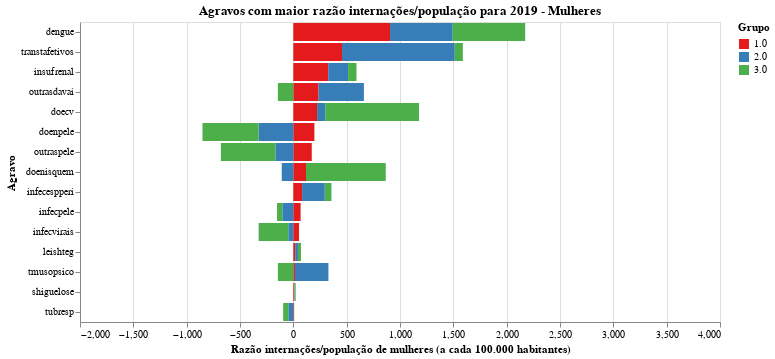

This figure's notebook cell:
### Code cell
chart = plot_grafico_dif(df_19, df_r,
                         'taxa_nova_mulher', 
                         "Agravos com maior razão internações/população para 2019 - Mulheres",
                        "Razão internações/população de mulheres (a cada 100.000 habitantes)")

#chart.save('tx_bruta_t.svg')
chart

### Figure 1 — Vega-Lite specification as saved in the notebook (floating-point values rounded to 4 significant figures)
{"config": {"view": {"continuousWidth": 400, "continuousHeight": 300}, "range": {"category": {"scheme": "set1"}}}, "data": {"name": "data-b9f4f991aeb11a2d699d545fc6c31412"}, "mark": "bar", "encoding": {"color": {"type": "nominal", "field": "grupo", "title": "Grupo"}, "order": {"type": "nominal", "field": "grupo", "sort": "ascending"}, "tooltip": {"type": "quantitative", "field": "taxa"}, "x": {"type": "quantitative", "field": "taxa", "scale": {"domain": [-2000, 4000]}, "title": "Razão internações/população de mulheres (a cada 100.000 habitantes)"}, "y": {"type": "nominal", "field": "agravo", "sort": null, "title": "Agravo"}}, "title": "Agravos com maior razão internações/população para 2019 - Mulheres", "width": 640, "$schema": "https://vega.github.io/schema/vega-lite/v4.8.1.json", "datasets": {"data-b9f4f991aeb11a2d699d545fc6c31412": [{"agravo": "dengue", "grupo": "1.0", "taxa": 906.6}, {"agravo": "dengue", "grupo": "2.0", "taxa": 587.9}, {"agravo": "dengue", "grupo": "3.0", "taxa": 679.1}, {"agravo": "transtafetivos", "grupo": "1.0", "taxa": 456.6}, {"agravo": "transtafetivos", "grupo": "2.0", "taxa": 1057.0}, {"agravo": "transtafetivos", "grupo": "3.0", "taxa": 75.58}, {"agravo": "insufrenal", "grupo": "1.0", "taxa": 327.1}, {"agravo": "insufrenal", "grupo": "2.0", "taxa": 186.0}, {"agravo": "insufrenal", "grupo": "3.0", "taxa": 78.91}, {"agravo": "outrasdavai", "grupo": "1.0", "taxa": 236.5}, {"agravo": "outrasdavai", "grupo": "2.0", "taxa": 425.2}, {"agravo": "outrasdavai", "grupo": "3.0", "taxa": -145.0}, {"agravo": "doecv", "grupo": "1.0", "taxa": 222.3}, {"agravo": "doecv", "grupo": "2.0", "taxa": 76.56}, {"agravo": "doecv", "grupo": "3.0", "taxa": 879.1}, {"agravo": "doenpele", "grupo": "1.0", "taxa": 197.2}, {"agravo": "doenpele", "grupo": "2.0", "taxa": -325.8}, {"agravo": "doenpele", "grupo": "3.0", "taxa": -526.0}, {"agravo": "outraspele", "grupo": "1.0", "taxa": 172.6}, {"agravo": "outraspele", "grupo": "2.0", "taxa": -168.3}, {"agravo": "outraspele", "grupo": "3.0", "taxa": -510.8}, {"agravo": "doenisquem", "grupo": "1.0", "taxa": 118.6}, {"agravo": "doenisquem", "grupo": "2.0", "taxa": -108.8}, {"agravo": "doenisquem", "grupo": "3.0", "taxa": 747.8}, {"agravo": "infecespperi", "grupo": "1.0", "taxa": 82.02}, {"agravo": "infecespperi", "grupo": "2.0", "taxa": 213.0}, {"agravo": "infecespperi", "grupo": "3.0", "taxa": 61.96}, {"agravo": "infecpele", "grupo": "1.0", "taxa": 68.19}, {"agravo": "infecpele", "grupo": "2.0", "taxa": -103.2}, {"agravo": "infecpele", "grupo": "3.0", "taxa": -49.41}, {"agravo": "infecvirais", "grupo": "1.0", "taxa": 53.33}, {"agravo": "infecvirais", "grupo": "2.0", "taxa": -47.35}, {"agravo": "infecvirais", "grupo": "3.0", "taxa": -277.9}, {"agravo": "leishteg", "grupo": "1.0", "taxa": 17.65}, {"agravo": "leishteg", "grupo": "2.0", "taxa": 25.63}, {"agravo": "leishteg", "grupo": "3.0", "taxa": 28.21}, {"agravo": "tmusopsico", "grupo": "1.0", "taxa": 15.19}, {"agravo": "tmusopsico", "grupo": "2.0", "taxa": 313.8}, {"agravo": "tmusopsico", "grupo": "3.0", "taxa": -145.0}, {"agravo": "shiguelose", "grupo": "1.0", "taxa": 8.441}, {"agravo": "shiguelose", "grupo": "2.0", "taxa": 3.637}, {"agravo": "shiguelose", "grupo": "3.0", "taxa": 9.831}, {"agravo": "tubresp", "grupo": "1.0", "taxa": 7.633}, {"agravo": "tubresp", "grupo": "2.0", "taxa": -46.98}, {"agravo": "tubresp", "grupo": "3.0", "taxa": -48.35}]}}
